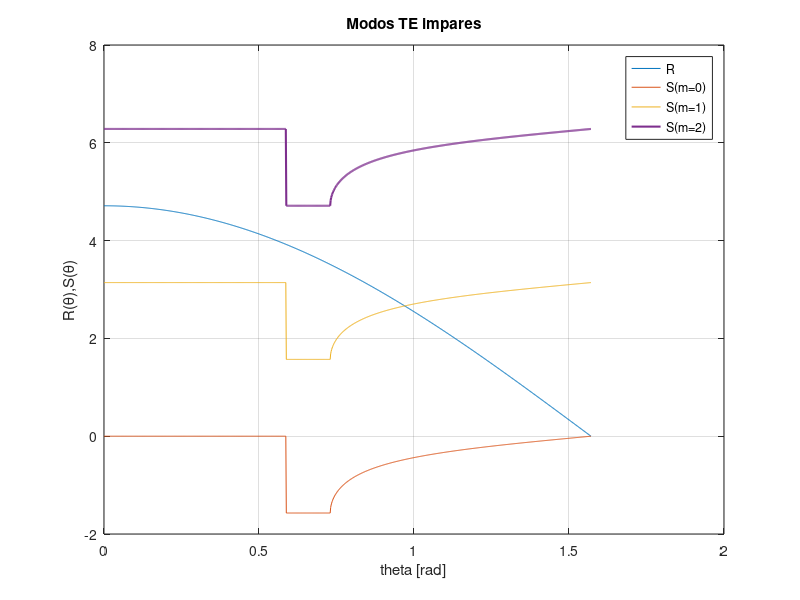

MATLAB code to generate this figure: (Note: this script raises an error after producing the figure.)
clc, close all, clear all

% Método ondulatorio
% modos TM

%Parámetros
%Todas las unidades en um
n1=1.5;  %core
n2=1;    %cladding
h=1;     %grosor del core
lambda=1; %longitud de onda
k0=2*pi/lambda;  %numero de onda

%PARES

%Ecuación de dispersión
% 
% R=@(theta) (h/2)*k0*n1.*cos(theta);
% S0=@(theta) atan(((n2^2)/(n1^2)).*((sqrt((k0*n1.*sin(theta)).^2 -(n2^2)*(k0^2)))./(sqrt((n1^2)*(k0^2) -(k0*n1.*sin(theta)).^2))));
% S1=@(theta) pi + atan(((n2^2)/(n1^2)).*((sqrt((k0*n1.*sin(theta)).^2 -(n2^2)*(k0^2)))./(sqrt((n1^2)*(k0^2) -(k0*n1.*sin(theta)).^2))));
% S2=@(theta) 2*pi + atan(((n2^2)/(n1^2)).*((sqrt((k0*n1.*sin(theta)).^2 -(n2^2)*(k0^2)))./(sqrt((n1^2)*(k0^2) -(k0*n1.*sin(theta)).^2))));
% 
% %Plot
% theta=linspace(0,pi/2,1000);
% figure('Name','Modos TM'), plot(theta,R(theta),theta,S0(theta),theta,S1(theta), ...
%     theta,S2(theta),'LineWidth',1.5), grid on
% legend('R','S(m=0)','S(m=1)','S(m=2)','S(m=3)','Location','best')
% title('Modos TM pares')
% xlabel('theta [rad]') 
% ylabel('R(θ),S(θ)')

% Ecuación de dispersión
% syms theta
% r=(h/2)*k0*n1.*cos(theta);
% s0=atan(((n2^2)/(n1^2)).*((sqrt((k0*n1.*sin(theta)).^2 -(n2^2)*(k0^2)))./(sqrt((n1^2)*(k0^2) -(k0*n1.*sin(theta)).^2))));
% s1=pi + atan(((n2^2)/(n1^2)).*((sqrt((k0*n1.*sin(theta)).^2 -(n2^2)*(k0^2)))./(sqrt((n1^2)*(k0^2) -(k0*n1.*sin(theta)).^2))));
% s2=2*pi + atan(((n2^2)/(n1^2)).*((sqrt((k0*n1.*sin(theta)).^2 -(n2^2)*(k0^2)))./(sqrt((n1^2)*(k0^2) -(k0*n1.*sin(theta)).^2))));
% 
% % Método de Newton para hallar las soluciones (intersecciones de las gráficas)
% f = r-s1;
% df = diff(f)
% f=@(theta) (h/2)*k0*n1.*cos(theta) -pi -atan(((n2^2)/(n1^2)).*((sqrt((k0*n1.*sin(theta)).^2 -(n2^2)*(k0^2)))./(sqrt((n1^2)*(k0^2) -(k0*n1.*sin(theta)).^2))));
% df=@(theta)((4*pi^2*cos(theta)*sin(theta))/((9*pi^2*sin(theta)^2 - 2778046668940015/70368744177664)^(1/2)*(3125302502557517/35184372088832 - 9*pi^2*sin(theta)^2)^(1/2)) + (4*pi^2*cos(theta)*sin(theta)*(9*pi^2*sin(theta)^2 - 2778046668940015/70368744177664)^(1/2))/(3125302502557517/35184372088832 - 9*pi^2*sin(theta)^2)^(3/2))/((16*(9*pi^2*sin(theta)^2 - 2778046668940015/70368744177664))/(81*(9*pi^2*sin(theta)^2 - 3125302502557517/35184372088832)) - 1) - (3*pi*sin(theta))/2;
% p0= 1;
% delta=1e-6;
% epsilon=1e-6;
% max=20;
% [p0, err, k, y] = newton(f, df, p0, delta, epsilon, max) 

%IMPARES

% Ecuación de dispersión
R=@(theta) (h/2)*k0*n1.*cos(theta);
S0=@(theta) -atan(((n2^2).*(sqrt((n1^2)*(k0^2) -(k0*n1*sin(theta)).^2)))./((n1^2).*(sqrt((k0*n1*sin(theta)).^2 -(n2^2)*(k0^2)))));
S1=@(theta) pi -atan(((n2^2).*(sqrt((n1^2)*(k0^2) -(k0*n1*sin(theta)).^2)))./((n1^2).*(sqrt((k0*n1*sin(theta)).^2 -(n2^2)*(k0^2)))));
S2=@(theta) 2*pi -atan(((n2^2).*(sqrt((n1^2)*(k0^2) -(k0*n1*sin(theta)).^2)))./((n1^2).*(sqrt((k0*n1*sin(theta)).^2 -(n2^2)*(k0^2)))));

% 
%Plot
theta=linspace(0,pi/2,1000);
figure('Name','Modos TE'), plot(theta,R(theta),theta,S0(theta),theta,S1(theta), ...
    theta,S2(theta),'LineWidth',1.5), grid on
legend('R','S(m=0)','S(m=1)','S(m=2)','S(m=3)','Location','best')
title('Modos TE impares')
xlabel('theta [rad]') 
ylabel('R(θ),S(θ)')

% Ecuación de dispersión
% syms theta
% r=(h/2)*k0*n1.*cos(theta);
% s0=-atan(((n2^2).*(sqrt((n1^2)*(k0^2) -(k0*n1*sin(theta)).^2)))./((n1^2).*(sqrt((k0*n1*sin(theta)).^2 -(n2^2)*(k0^2)))));
% s1=pi -atan(((n2^2).*(sqrt((n1^2)*(k0^2) -(k0*n1*sin(theta)).^2)))./((n1^2).*(sqrt((k0*n1*sin(theta)).^2 -(n2^2)*(k0^2)))));
% s2=2*pi -atan(((n2^2).*(sqrt((n1^2)*(k0^2) -(k0*n1*sin(theta)).^2)))./((n1^2).*(sqrt((k0*n1*sin(theta)).^2 -(n2^2)*(k0^2)))));
% 
% % Método de Newton para hallar las soluciones (intersecciones de las gráficas)
% f = r-s0;
% df = diff(f)
f=@(theta) (h/2)*k0*n1.*cos(theta) -pi + atan(((n2^2).*(sqrt((n1^2)*(k0^2) -(k0*n1*sin(theta)).^2)))./((n1^2).*(sqrt((k0*n1*sin(theta)).^2 -(n2^2)*(k0^2)))));
df=@(theta) ((4*pi^2*cos(theta)*sin(theta))/((9*pi^2*sin(theta)^2 -2778046668940015/70368744177664)^(1/2)*(3125302502557517/35184372088832 - 9*pi^2*sin(theta)^2)^(1/2)) + (4*pi^2*cos(theta)*sin(theta)*(3125302502557517/35184372088832 - 9*pi^2*sin(theta)^2)^(1/2))/(9*pi^2*sin(theta)^2 - 2778046668940015/70368744177664)^(3/2))/((16*(9*pi^2*sin(theta)^2 - 3125302502557517/35184372088832))/(81*(9*pi^2*sin(theta)^2 - 2778046668940015/70368744177664)) - 1) - (3*pi*sin(theta))/2;
p0= 1;
delta=1e-6;
epsilon=1e-6;
max=20;
[p0, err, k, y] = newton(f, df, p0, delta, epsilon, max) 


